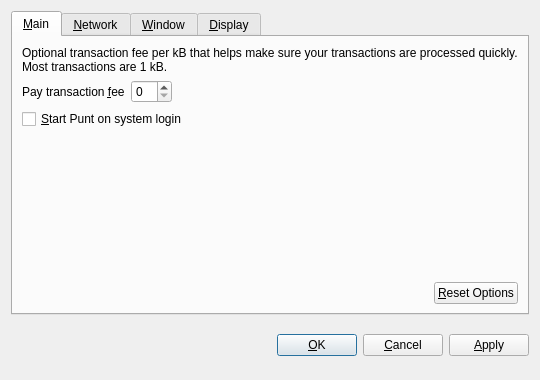
<?xml version="1.0" encoding="UTF-8"?>
<ui version="4.0">
 <class>OptionsDialog</class>
 <widget class="QDialog" name="OptionsDialog">
  <property name="geometry">
   <rect>
    <x>0</x>
    <y>0</y>
    <width>540</width>
    <height>380</height>
   </rect>
  </property>
  <property name="windowTitle">
   <string>Options</string>
  </property>
  <property name="modal">
   <bool>true</bool>
  </property>
  <layout class="QVBoxLayout" name="verticalLayout">
   <item>
    <widget class="QTabWidget" name="tabWidget">
     <property name="tabPosition">
      <enum>QTabWidget::North</enum>
     </property>
     <property name="currentIndex">
      <number>0</number>
     </property>
     <widget class="QWidget" name="tabMain">
      <attribute name="title">
       <string>&amp;Main</string>
      </attribute>
      <layout class="QVBoxLayout" name="verticalLayout_Main">
       <item>
        <widget class="QLabel" name="transactionFeeInfoLabel">
         <property name="text">
          <string>Optional transaction fee per kB that helps make sure your transactions are processed quickly. Most transactions are 1 kB.</string>
         </property>
         <property name="textFormat">
          <enum>Qt::PlainText</enum>
         </property>
         <property name="wordWrap">
          <bool>true</bool>
         </property>
        </widget>
       </item>
       <item>
        <layout class="QHBoxLayout" name="horizontalLayout_1_Main">
         <item>
          <widget class="QLabel" name="transactionFeeLabel">
           <property name="text">
            <string>Pay transaction &amp;fee</string>
           </property>
           <property name="textFormat">
            <enum>Qt::PlainText</enum>
           </property>
           <property name="buddy">
            <cstring>transactionFee</cstring>
           </property>
          </widget>
         </item>
         <item>
          <widget class="BitcoinAmountField" name="transactionFee"/>
         </item>
         <item>
          <spacer name="horizontalSpacer_1_Main">
           <property name="orientation">
            <enum>Qt::Horizontal</enum>
           </property>
           <property name="sizeHint" stdset="0">
            <size>
             <width>40</width>
             <height>20</height>
            </size>
           </property>
          </spacer>
         </item>
        </layout>
       </item>
       <item>
        <widget class="QCheckBox" name="bitcoinAtStartup">
         <property name="toolTip">
          <string>Automatically start Punt after logging in to the system.</string>
         </property>
         <property name="text">
          <string>&amp;Start Punt on system login</string>
         </property>
        </widget>
       </item>
       <item>
        <spacer name="verticalSpacer_Main">
         <property name="orientation">
          <enum>Qt::Vertical</enum>
         </property>
         <property name="sizeHint" stdset="0">
          <size>
           <width>20</width>
           <height>40</height>
          </size>
         </property>
        </spacer>
       </item>
       <item>
        <layout class="QHBoxLayout" name="horizontalLayout_2_Main">
         <item>
          <spacer name="horizontalSpacer_2_Main">
           <property name="orientation">
            <enum>Qt::Horizontal</enum>
           </property>
           <property name="sizeHint" stdset="0">
            <size>
             <width>40</width>
             <height>20</height>
            </size>
           </property>
          </spacer>
         </item>
         <item>
          <widget class="QPushButton" name="resetButton">
           <property name="toolTip">
            <string>Reset all client options to default.</string>
           </property>
           <property name="text">
            <string>&amp;Reset Options</string>
           </property>
           <property name="autoDefault">
            <bool>false</bool>
           </property>
          </widget>
         </item>
        </layout>
       </item>
      </layout>
     </widget>
     <widget class="QWidget" name="tabNetwork">
      <attribute name="title">
       <string>&amp;Network</string>
      </attribute>
      <layout class="QVBoxLayout" name="verticalLayout_Network">
       <item>
        <widget class="QCheckBox" name="mapPortUpnp">
         <property name="toolTip">
          <string>Automatically open the Punt client port on the router. This only works when your router supports UPnP and it is enabled.</string>
         </property>
         <property name="text">
          <string>Map port using &amp;UPnP</string>
         </property>
        </widget>
       </item>
       <item>
        <widget class="QCheckBox" name="connectSocks">
         <property name="toolTip">
          <string>Connect to the Punt network through a SOCKS proxy (e.g. when connecting through Tor).</string>
         </property>
         <property name="text">
          <string>&amp;Connect through SOCKS proxy:</string>
         </property>
        </widget>
       </item>
       <item>
        <layout class="QHBoxLayout" name="horizontalLayout_Network">
         <item>
          <widget class="QLabel" name="proxyIpLabel">
           <property name="text">
            <string>Proxy &amp;IP:</string>
           </property>
           <property name="textFormat">
            <enum>Qt::PlainText</enum>
           </property>
           <property name="buddy">
            <cstring>proxyIp</cstring>
           </property>
          </widget>
         </item>
         <item>
          <widget class="QValidatedLineEdit" name="proxyIp">
           <property name="maximumSize">
            <size>
             <width>140</width>
             <height>16777215</height>
            </size>
           </property>
           <property name="toolTip">
            <string>IP address of the proxy (e.g. 127.0.0.1)</string>
           </property>
          </widget>
         </item>
         <item>
          <widget class="QLabel" name="proxyPortLabel">
           <property name="text">
            <string>&amp;Port:</string>
           </property>
           <property name="textFormat">
            <enum>Qt::PlainText</enum>
           </property>
           <property name="buddy">
            <cstring>proxyPort</cstring>
           </property>
          </widget>
         </item>
         <item>
          <widget class="QLineEdit" name="proxyPort">
           <property name="maximumSize">
            <size>
             <width>55</width>
             <height>16777215</height>
            </size>
           </property>
           <property name="toolTip">
            <string>Port of the proxy (e.g. 9050)</string>
           </property>
          </widget>
         </item>
         <item>
          <widget class="QLabel" name="socksVersionLabel">
           <property name="text">
            <string>SOCKS &amp;Version:</string>
           </property>
           <property name="textFormat">
            <enum>Qt::PlainText</enum>
           </property>
           <property name="buddy">
            <cstring>socksVersion</cstring>
           </property>
          </widget>
         </item>
         <item>
          <widget class="QValueComboBox" name="socksVersion">
           <property name="toolTip">
            <string>SOCKS version of the proxy (e.g. 5)</string>
           </property>
          </widget>
         </item>
         <item>
          <spacer name="horizontalSpacer_Network">
           <property name="orientation">
            <enum>Qt::Horizontal</enum>
           </property>
           <property name="sizeHint" stdset="0">
            <size>
             <width>40</width>
             <height>20</height>
            </size>
           </property>
          </spacer>
         </item>
        </layout>
       </item>
       <item>
        <spacer name="verticalSpacer_Network">
         <property name="orientation">
          <enum>Qt::Vertical</enum>
         </property>
         <property name="sizeHint" stdset="0">
          <size>
           <width>20</width>
           <height>40</height>
          </size>
         </property>
        </spacer>
       </item>
      </layout>
     </widget>
     <widget class="QWidget" name="tabWindow">
      <attribute name="title">
       <string>&amp;Window</string>
      </attribute>
      <layout class="QVBoxLayout" name="verticalLayout_Window">
       <item>
        <widget class="QCheckBox" name="minimizeToTray">
         <property name="toolTip">
          <string>Show only a tray icon after minimizing the window.</string>
         </property>
         <property name="text">
          <string>&amp;Minimize to the tray instead of the taskbar</string>
         </property>
        </widget>
       </item>
       <item>
        <widget class="QCheckBox" name="minimizeOnClose">
         <property name="toolTip">
          <string>Minimize instead of exit the application when the window is closed. When this option is enabled, the application will be closed only after selecting Quit in the menu.</string>
         </property>
         <property name="text">
          <string>M&amp;inimize on close</string>
         </property>
        </widget>
       </item>
       <item>
        <spacer name="verticalSpacer_Window">
         <property name="orientation">
          <enum>Qt::Vertical</enum>
         </property>
         <property name="sizeHint" stdset="0">
          <size>
           <width>20</width>
           <height>40</height>
          </size>
         </property>
        </spacer>
       </item>
      </layout>
     </widget>
     <widget class="QWidget" name="tabDisplay">
      <attribute name="title">
       <string>&amp;Display</string>
      </attribute>
      <layout class="QVBoxLayout" name="verticalLayout_Display">
       <item>
        <layout class="QHBoxLayout" name="horizontalLayout_1_Display">
         <item>
          <widget class="QLabel" name="langLabel">
           <property name="text">
            <string>User Interface &amp;language:</string>
           </property>
           <property name="textFormat">
            <enum>Qt::PlainText</enum>
           </property>
           <property name="buddy">
            <cstring>lang</cstring>
           </property>
          </widget>
         </item>
         <item>
          <widget class="QValueComboBox" name="lang">
           <property name="toolTip">
            <string>The user interface language can be set here. This setting will take effect after restarting Punt.</string>
           </property>
          </widget>
         </item>
        </layout>
       </item>
       <item>
        <layout class="QHBoxLayout" name="horizontalLayout_2_Display">
         <item>
          <widget class="QLabel" name="unitLabel">
           <property name="text">
            <string>&amp;Unit to show amounts in:</string>
           </property>
           <property name="textFormat">
            <enum>Qt::PlainText</enum>
           </property>
           <property name="buddy">
            <cstring>unit</cstring>
           </property>
          </widget>
         </item>
         <item>
          <widget class="QValueComboBox" name="unit">
           <property name="toolTip">
            <string>Choose the default subdivision unit to show in the interface and when sending coins.</string>
           </property>
          </widget>
         </item>
        </layout>
       </item>
       <item>
        <widget class="QCheckBox" name="displayAddresses">
         <property name="toolTip">
          <string>Whether to show Punt addresses in the transaction list or not.</string>
         </property>
         <property name="text">
          <string>&amp;Display addresses in transaction list</string>
         </property>
        </widget>
       </item>
       <item>
        <widget class="QCheckBox" name="coinControlFeatures">
         <property name="toolTip">
          <string>Whether to show coin control features or not.</string>
         </property>
         <property name="text">
          <string>Display coin &amp;control features (experts only!)</string>
         </property>
        </widget>
       </item>
       <item>
        <spacer name="verticalSpacer_Display">
         <property name="orientation">
          <enum>Qt::Vertical</enum>
         </property>
         <property name="sizeHint" stdset="0">
          <size>
           <width>20</width>
           <height>40</height>
          </size>
         </property>
        </spacer>
       </item>
      </layout>
     </widget>
    </widget>
   </item>
   <item>
    <layout class="QHBoxLayout" name="horizontalLayout_Buttons">
     <item>
      <spacer name="horizontalSpacer_1">
       <property name="orientation">
        <enum>Qt::Horizontal</enum>
       </property>
       <property name="sizeHint" stdset="0">
        <size>
         <width>40</width>
         <height>48</height>
        </size>
       </property>
      </spacer>
     </item>
     <item>
      <widget class="QLabel" name="statusLabel">
       <property name="font">
        <font>
         <weight>75</weight>
         <bold>true</bold>
        </font>
       </property>
       <property name="text">
        <string/>
       </property>
       <property name="textFormat">
        <enum>Qt::PlainText</enum>
       </property>
       <property name="wordWrap">
        <bool>true</bool>
       </property>
      </widget>
     </item>
     <item>
      <spacer name="horizontalSpacer_2">
       <property name="orientation">
        <enum>Qt::Horizontal</enum>
       </property>
       <property name="sizeHint" stdset="0">
        <size>
         <width>40</width>
         <height>48</height>
        </size>
       </property>
      </spacer>
     </item>
     <item>
      <widget class="QPushButton" name="okButton">
       <property name="text">
        <string>&amp;OK</string>
       </property>
      </widget>
     </item>
     <item>
      <widget class="QPushButton" name="cancelButton">
       <property name="text">
        <string>&amp;Cancel</string>
       </property>
       <property name="autoDefault">
        <bool>false</bool>
       </property>
      </widget>
     </item>
     <item>
      <widget class="QPushButton" name="applyButton">
       <property name="text">
        <string>&amp;Apply</string>
       </property>
       <property name="autoDefault">
        <bool>false</bool>
       </property>
      </widget>
     </item>
    </layout>
   </item>
  </layout>
 </widget>
 <customwidgets>
  <customwidget>
   <class>BitcoinAmountField</class>
   <extends>QSpinBox</extends>
   <header>bitcoinamountfield.h</header>
  </customwidget>
  <customwidget>
   <class>QValueComboBox</class>
   <extends>QComboBox</extends>
   <header>qvaluecombobox.h</header>
  </customwidget>
  <customwidget>
   <class>QValidatedLineEdit</class>
   <extends>QLineEdit</extends>
   <header>qvalidatedlineedit.h</header>
  </customwidget>
 </customwidgets>
 <resources/>
 <connections/>
</ui>
